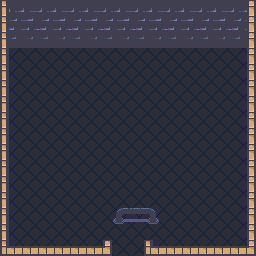

A 2D game scene composited from a Tiled map and its tileset images. What follows is a short description and the map's XML, with every tile layer's data as written:
An orthogonal 16x16 tile map with 16x16 px tiles, 5 tile layers (background, midground, buildings, foreground, ...), 2 tilesets and 1 object.

<map version="1.2" tiledversion="1.3.0" orientation="orthogonal" renderorder="right-down" compressionlevel="0" width="16" height="16" tilewidth="16" tileheight="16" infinite="0" nextlayerid="8" nextobjectid="5">
 <tileset firstgid="1" source="InteriorBackground.tsx" />
 <tileset firstgid="401" source="InteriorForeground.tsx" />
 <layer id="1" name="background" width="16" height="16">
  <data encoding="csv">
67,67,67,67,67,67,67,67,67,67,67,67,67,67,67,67,
67,67,67,67,67,67,67,67,67,67,67,67,67,67,67,67,
67,67,67,67,67,67,67,67,67,67,67,67,67,67,67,67,
67,67,67,67,67,67,67,67,67,67,67,67,67,67,67,67,
67,67,67,67,67,67,67,67,67,67,67,67,67,67,67,67,
67,67,67,67,67,67,67,67,67,67,67,67,67,67,67,67,
67,67,67,67,67,67,67,67,67,67,67,67,67,67,67,67,
67,67,67,67,67,67,67,67,67,67,67,67,67,67,67,67,
67,67,67,67,67,67,67,67,67,67,67,67,67,67,67,67,
67,67,67,67,67,67,67,67,67,67,67,67,67,67,67,67,
67,67,67,67,67,67,67,67,67,67,67,67,67,67,67,67,
67,67,67,67,67,67,67,67,67,67,67,67,67,67,67,67,
67,67,67,67,67,67,67,67,67,67,67,67,67,67,67,67,
67,67,67,67,67,67,67,67,67,67,67,67,67,67,67,67,
67,67,67,67,67,67,67,67,67,67,67,67,67,67,67,67,
67,67,67,67,67,67,67,67,67,67,67,67,67,67,67,67
</data>
 </layer>
 <layer id="2" name="midground" width="16" height="16">
  <data encoding="csv">
0,0,0,0,0,0,0,0,0,0,0,0,0,0,0,0,
0,0,0,0,0,0,0,0,0,0,0,0,0,0,0,0,
0,0,0,0,0,0,0,0,0,0,0,0,0,0,0,0,
0,0,0,0,0,0,0,0,0,0,0,0,0,0,0,0,
0,0,0,0,0,0,0,0,0,0,0,0,0,0,0,0,
0,0,0,0,0,0,0,0,0,0,0,0,0,0,0,0,
0,0,0,0,0,0,0,0,0,0,0,0,0,0,0,0,
0,0,0,0,0,0,0,0,0,0,0,0,0,0,0,0,
0,0,0,0,0,0,0,0,0,0,0,0,0,0,0,0,
0,0,0,0,0,0,0,0,0,0,0,0,0,0,0,0,
0,0,0,0,0,0,0,0,0,0,0,0,0,0,0,0,
0,0,0,0,0,0,0,0,0,0,0,0,0,0,0,0,
0,0,0,0,0,0,0,0,0,0,0,0,0,0,0,0,
0,0,0,0,0,0,0,0,0,0,0,0,0,0,0,0,
0,0,0,0,0,0,0,0,0,0,0,0,0,0,0,0,
0,0,0,0,0,0,0,0,0,0,0,0,0,0,0,0
</data>
 </layer>
 <layer id="5" name="buildings" width="16" height="16">
  <data encoding="csv">
2018,2019,2018,2019,2018,2019,2018,2019,2018,2019,2018,2019,2018,2019,2018,2019,
2088,2089,2088,2089,2088,2089,2088,2089,2088,2089,2088,2089,2088,2089,2088,2089,
2158,2159,2158,2159,2158,2159,2158,2159,2158,2159,2158,2159,2158,2159,2158,2159,
0,0,0,0,0,0,0,0,0,0,0,0,0,0,0,0,
0,0,0,0,0,0,0,0,0,0,0,0,0,0,0,0,
0,0,0,0,0,0,0,0,0,0,0,0,0,0,0,0,
0,0,0,0,0,0,0,0,0,0,0,0,0,0,0,0,
0,0,0,0,0,0,0,0,0,0,0,0,0,0,0,0,
0,0,0,0,0,0,0,0,0,0,0,0,0,0,0,0,
0,0,0,0,0,0,0,0,0,0,0,0,0,0,0,0,
0,0,0,0,0,0,0,0,0,0,0,0,0,0,0,0,
0,0,0,0,0,0,0,0,0,0,0,0,0,0,0,0,
0,0,0,0,0,0,0,0,0,0,0,0,0,0,0,0,
0,0,0,0,0,0,0,0,0,0,0,0,0,0,0,0,
0,0,0,0,0,0,0,0,0,0,0,0,0,0,0,0,
0,0,0,0,0,0,0,0,0,0,0,0,0,0,0,0
</data>
 </layer>
 <layer id="3" name="foreground" width="16" height="16">
  <data encoding="csv">
0,0,0,0,0,0,0,0,0,0,0,0,0,0,0,0,
0,0,0,0,0,0,0,0,0,0,0,0,0,0,0,0,
0,0,0,0,0,0,0,0,0,0,0,0,0,0,0,0,
0,0,0,0,0,0,0,0,0,0,0,0,0,0,0,0,
0,0,0,0,0,0,0,0,0,0,0,0,0,0,0,0,
0,0,0,0,0,0,0,0,0,0,0,0,0,0,0,0,
0,0,0,0,0,0,0,0,0,0,0,0,0,0,0,0,
0,0,0,0,0,0,0,0,0,0,0,0,0,0,0,0,
0,0,0,0,0,0,0,0,0,0,0,0,0,0,0,0,
0,0,0,0,0,0,0,0,0,0,0,0,0,0,0,0,
0,0,0,0,0,0,0,0,0,0,0,0,0,0,0,0,
0,0,0,0,0,0,0,0,0,0,0,0,0,0,0,0,
0,0,0,0,0,0,0,0,0,0,0,0,0,0,0,0,
0,0,0,0,0,0,0,1903,1904,1905,0,0,0,0,0,0,
0,0,0,0,0,0,0,0,0,0,0,0,0,0,0,0,
0,0,0,0,0,0,0,0,0,0,0,0,0,0,0,0
</data>
 </layer>
 <layer id="4" name="front" width="16" height="16">
  <data encoding="csv">
2453,0,0,0,0,0,0,0,0,0,0,0,0,0,0,2451,
2453,0,0,0,0,0,0,0,0,0,0,0,0,0,0,2451,
2453,0,0,0,0,0,0,0,0,0,0,0,0,0,0,2451,
2453,0,0,0,0,0,0,0,0,0,0,0,0,0,0,2451,
2453,0,0,0,0,0,0,0,0,0,0,0,0,0,0,2451,
2453,0,0,0,0,0,0,0,0,0,0,0,0,0,0,2451,
2453,0,0,0,0,0,0,0,0,0,0,0,0,0,0,2451,
2453,0,0,0,0,0,0,0,0,0,0,0,0,0,0,2451,
2453,0,0,0,0,0,0,0,0,0,0,0,0,0,0,2451,
2453,0,0,0,0,0,0,0,0,0,0,0,0,0,0,2451,
2453,0,0,0,0,0,0,0,0,0,0,0,0,0,0,2451,
2453,0,0,0,0,0,0,0,0,0,0,0,0,0,0,2451,
2453,0,0,0,0,0,0,0,0,0,0,0,0,0,0,2451,
2453,0,0,0,0,0,0,0,0,0,0,0,0,0,0,2451,
2453,0,0,0,0,0,0,0,0,0,0,0,0,0,0,2451,
2523,2382,2382,2382,2382,2382,2521,0,0,2523,2382,2382,2382,2382,2382,2521
</data>
 </layer>
 <objectgroup id="6" name="Portal">
  <object id="4" x="119" y="241" width="23" height="14.75">
   <properties>
    <property name="Click" value="false" />
    <property name="directionToFace" value="Down" />
    <property name="from" value="NormalPan" />
    <property name="to" value="Restaurant" />
    <property name="xOffSet" value="0" />
    <property name="yOffSet" value="0" />
   </properties>
  </object>
 </objectgroup>
 <objectgroup id="7" name="SpecialZone" />
</map>